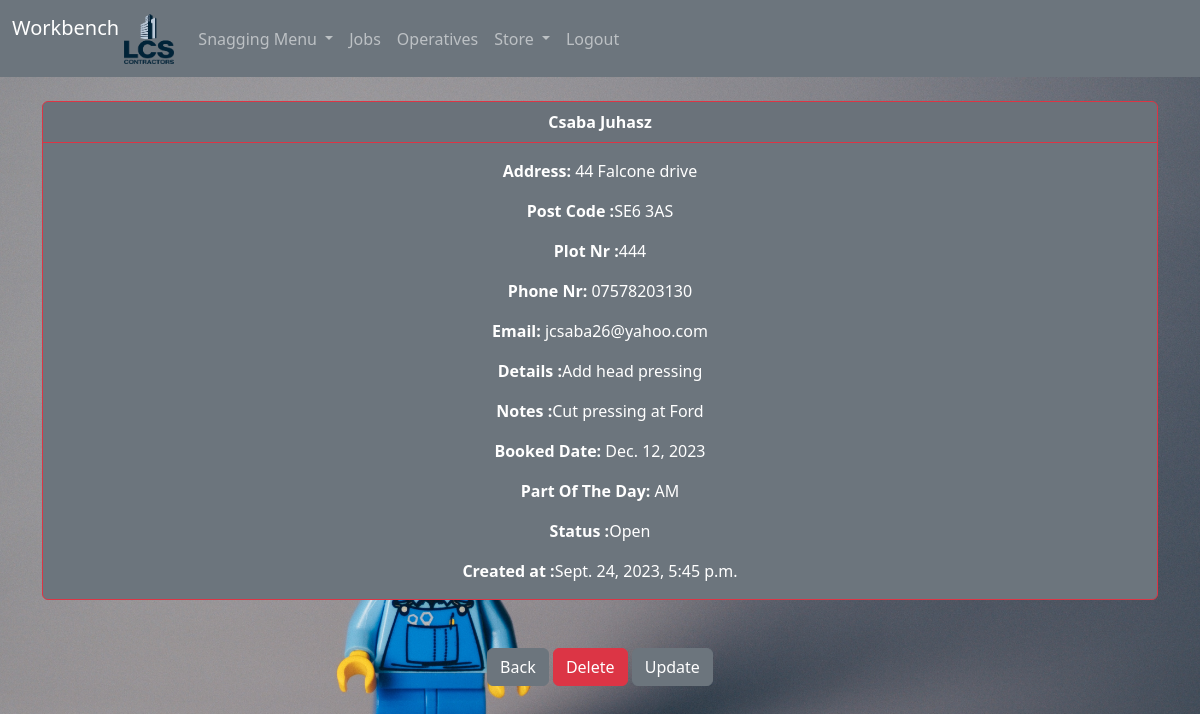
Page /customer/5 (signed in) on the earlier database version.
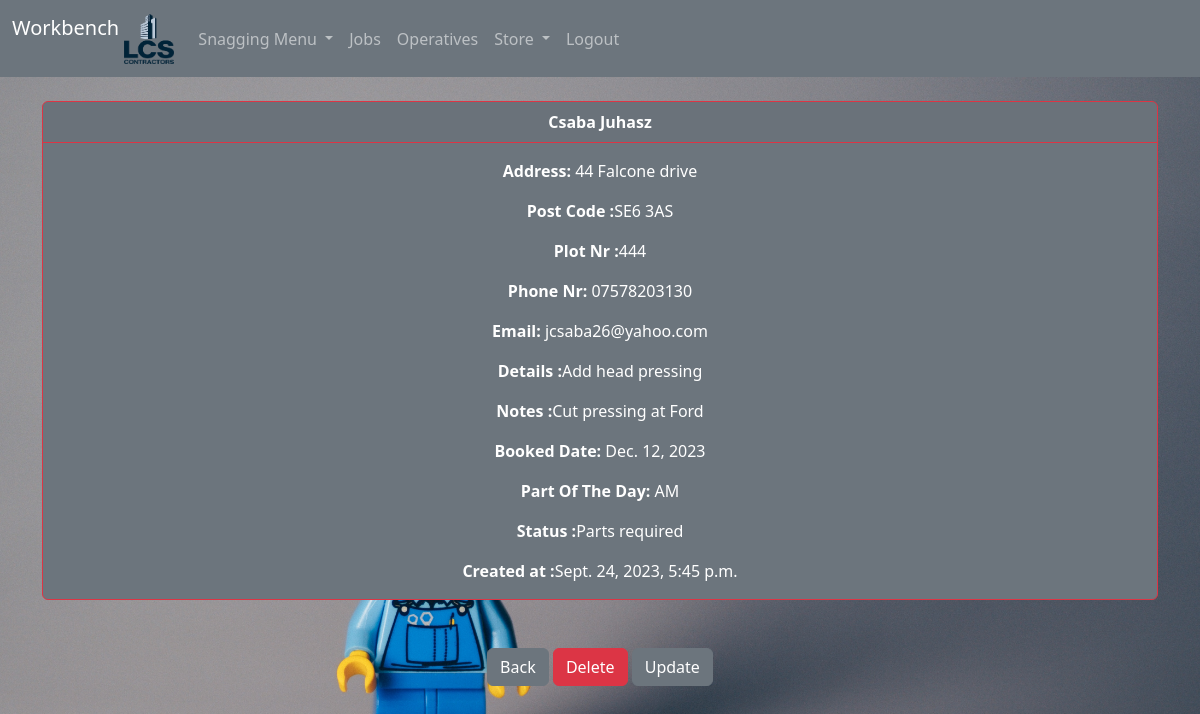
Same page on the later database version.
### snags/models.py (models this page shows, shortened)
class Snag(models.Model):
    status_open = "Open"
    status_closed = "Closed"
    status_delivery = "Parts required"
    status_choices = [
        (status_open, "Open"),
        (status_closed, "Closed"),
        (status_delivery, "Parts required"),
    ]
    am_pm_am = "AM"
    am_pm_pm = "PM"
    am_pm_pm = "Any time"
    am_pm_choices = [
        (am_pm_am, "AM"),
        (am_pm_pm, "PM"),
        (am_pm_pm, "Any time"),
    ]
    site = models.CharField(max_length=200, null=True, blank=True)
    address = models.CharField(max_length=200)
    post_code = models.CharField(max_length=200)
    plot_number = models.PositiveIntegerField()
    ref_number = models.CharField(max_length=200)
    first_name = models.CharField(max_length=200)
    last_name = models.CharField(max_length=200)
    phone_number = models.CharField(max_length=200)
    email = models.EmailField(max_length=200)
    snag_details = models.TextField(null=True, blank=True)
    notes = models.TextField(null=True, blank=True)
    booked_date = models.DateField(null=True)
    am_pm = models.CharField(max_length=10, choices=am_pm_choices, default=am_pm_am)
    status = models.CharField(
        max_length=20, choices=status_choices, default=status_open
    )
    created_at = models.DateTimeField(auto_now_add=True)
    class Meta:
        ordering = ["booked_date"]

### snags/views.py (the view)
# urls.py: path("customer/<int:pk>", views.customer_snag, name="snags/customer"),
def customer_snag(request, pk):
    if request.user.is_authenticated:
        customer_snag = Snag.objects.get(id=pk)
        return render(request, "snags/customer.html", {"customer_snag": customer_snag})
    else:
        messages.success(request, "You Must Be Logged In To View That Page...")
        return redirect("snags/home")

### snags/templates/snags/customer.html
{% extends 'base.html' %} {% block content %}
<div class="card text-bg-secondary border-danger">
  <div class="card-header border-danger">
    <strong>
      {{ customer_snag.first_name }} {{ customer_snag.last_name }}</strong
    >
  </div>
  <div class="card-body">
    <p class="card-text">
      <strong>Address: </strong>{{ customer_snag.address }}
    </p>
    <p class="card-text">
      <strong>Post Code :</strong>{{ customer_snag.post_code }}
    </p>
    <p class="card-text">
      <strong>Plot Nr :</strong>{{ customer_snag.plot_number }}
    </p>
    <p class="card-text">
      <strong>Phone Nr: </strong>{{ customer_snag.phone_number }}
    </p>
    <p class="card-text"><strong>Email: </strong>{{ customer_snag.email }}</p>
    <p class="card-text">
      <strong>Details :</strong>{{ customer_snag.snag_details}}
    </p>
    <p class="card-text"><strong>Notes :</strong>{{ customer_snag.notes }}</p>
    <p class="card-text">
      <strong>Booked Date: </strong>{{ customer_snag.booked_date}}
    </p>
    <p class="card-text">
      <strong>Part Of The Day: </strong>{{ customer_snag.am_pm}}
    </p>
    <p class="card-text"><strong>Status :</strong>{{ customer_snag.status}}</p>
    <p class="card-text">
      <strong>Created at :</strong>{{ customer_snag.created_at }}
    </p>
  </div>
</div>
<br /><br />
<a href="{% url 'snags/home' %}" class="btn btn-secondary">Back</a>
<a
  href="{% url 'snags/delete_customer' customer_snag.id %}"
  class="btn btn-danger"
  >Delete</a
>
<a
  href="{% url 'snags/update_snag' customer_snag.id%}"
  class="btn btn-secondary"
  >Update</a
>
{% endblock %}

Differences in the rows shown:
changed Snag "Csaba": status "Open" → "Parts required"
